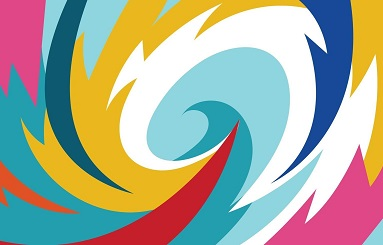
#> input picture Imagens de entrada/entrada.jpg, 383 x 245 px, found by its file name
$ python aula-01.py
#> lines starting #> are read from the running program, lines starting #| are printed output that depends on the picture
# -*- coding: utf-8 -*-
"""
Created on Tue Aug  8 18:11:28 2023

@author: aluno
"""

import cv2
import numpy
foto = 'entrada.jpg'
imagem = cv2.imread(foto)
#> imagem is the input picture: shape (245, 383, 3); mean B, G, R 155, 171.2, 168.3


###

print('Largura: ', end='')
print(imagem.shape[1], end='')
#| 383
print(' Pixels')

###

print('Altura: ', end='')
print(imagem.shape[0], end='')
#| 245
print(' Pixels')

###

print('Quantidade de Canais: ', end='')
print(imagem.shape[2])
#| 3

###

(b,g,r) = imagem[100,50]   #verifica as cores em um pixel [x,y]
#> b = 112; g = 89; r = 13
print('Valores de canais no pixel [752,407]: ', end='')
print(b,g,r)
#| 112 89 13

###

azul = imagem[:,:,0]  #[linhas (altura), colunas (largura), canais('profundidade')]
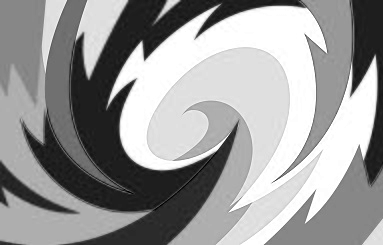
#> azul: shape (245, 383); min 0, max 255, mean 155
cv2.imshow("Canal Azul",azul)
cv2.waitKey(0)

verde = imagem[:,:,1]
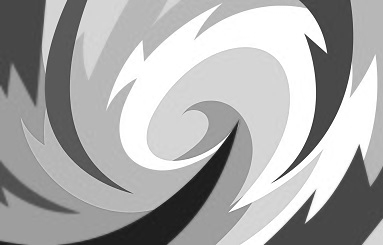
#> verde: shape (245, 383); min 21, max 255, mean 171.2
cv2.imshow("Canal Verde",verde)
cv2.waitKey(0)

vermelho = imagem[:,:,2]
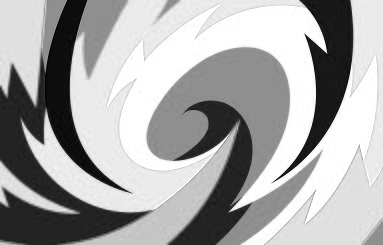
#> vermelho: shape (245, 383); min 0, max 255, mean 168.3
cv2.imshow("Canal Vermelho",vermelho)
cv2.waitKey(0)

###

canalAzul = numpy.zeros((imagem.shape[0], imagem.shape[1], imagem.shape[2]), dtype = numpy.uint8)
canalVerde = numpy.zeros((imagem.shape[0], imagem.shape[1], imagem.shape[2]), dtype = numpy.uint8)
canalVermelho = numpy.zeros((imagem.shape[0], imagem.shape[1], imagem.shape[2]), dtype = numpy.uint8)

canalAzul[:,:,0] = imagem[:,:,0]
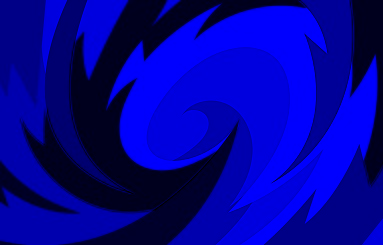
#> canalAzul: shape (245, 383, 3); mean B, G, R 155, 0, 0
canalVerde[:,:,1] = imagem[:,:,1]
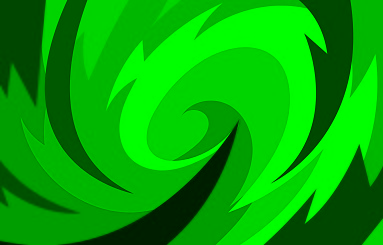
#> canalVerde: shape (245, 383, 3); mean B, G, R 0, 171.2, 0
canalVermelho[:,:,2] = imagem[:,:,2]
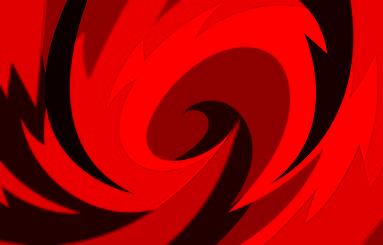
#> canalVermelho: shape (245, 383, 3); mean B, G, R 0, 0, 168.3

cv2.imshow("Canal Azul", canalAzul)
cv2.waitKey(0)
cv2.imshow("Canal Verde", canalVerde)
cv2.waitKey(0)
cv2.imshow("Canal Vermelho", canalVermelho)
cv2.waitKey(0)

###

cinzas = numpy.zeros((imagem.shape[0], imagem.shape[1]), dtype = numpy.uint8)
for i in range (imagem.shape[0]):
    for j in range (imagem.shape[1]):
        cinzas[i][j] = (imagem[i][j].sum()//3)
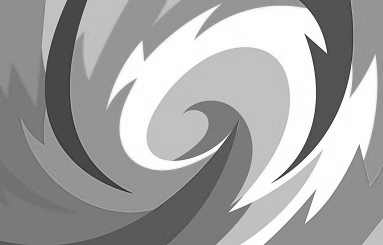
#> cinzas: shape (245, 383); min 35, max 255, mean 164.6
cv2.imshow("Tons de Cinza", cinzas)
cv2.waitKey(0)

###

cv2.imshow("Imagem Real",imagem)
cv2.waitKey(0)
cv2.imwrite("saida.jpg",imagem)
